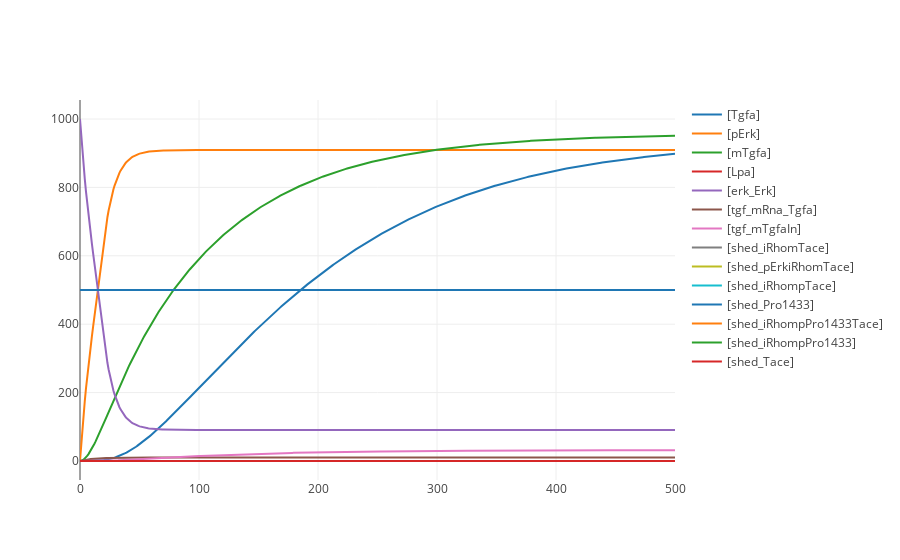

The cell this chart's notebook holds for it:
### Code cell
sheddingTest.Tgfa = 1.0
sheddingTest.simulate(0,500,500)
sheddingTest.plot()

### Figure 1 — Plotly figure (JSON) as saved in the notebook; plotly's stock layout.template omitted (floating-point values rounded to 4 significant figures; data arrays with more than 128 entries replaced by an {"elided": "..."} marker saying what was removed)
{"data": [{"type": "scatter", "x": {"elided": "500 float values"}, "y": {"elided": "500 float values"}, "name": "[Tgfa]", "opacity": 1, "mode": "lines"}, {"type": "scatter", "x": {"elided": "500 float values"}, "y": {"elided": "500 float values"}, "name": "[pErk]", "opacity": 1, "mode": "lines"}, {"type": "scatter", "x": {"elided": "500 float values"}, "y": {"elided": "500 float values"}, "name": "[mTgfa]", "opacity": 1, "mode": "lines"}, {"type": "scatter", "x": {"elided": "500 float values"}, "y": {"elided": "500 int values"}, "name": "[Lpa]", "opacity": 1, "mode": "lines"}, {"type": "scatter", "x": {"elided": "500 float values"}, "y": {"elided": "500 float values"}, "name": "[erk_Erk]", "opacity": 1, "mode": "lines"}, {"type": "scatter", "x": {"elided": "500 float values"}, "y": {"elided": "500 float values"}, "name": "[tgf_mRna_Tgfa]", "opacity": 1, "mode": "lines"}, {"type": "scatter", "x": {"elided": "500 float values"}, "y": {"elided": "500 float values"}, "name": "[tgf_mTgfaIn]", "opacity": 1, "mode": "lines"}, {"type": "scatter", "x": {"elided": "500 float values"}, "y": {"elided": "500 float values"}, "name": "[shed_iRhomTace]", "opacity": 1, "mode": "lines"}, {"type": "scatter", "x": {"elided": "500 float values"}, "y": {"elided": "500 float values"}, "name": "[shed_pErkiRhomTace]", "opacity": 1, "mode": "lines"}, {"type": "scatter", "x": {"elided": "500 float values"}, "y": {"elided": "500 float values"}, "name": "[shed_iRhompTace]", "opacity": 1, "mode": "lines"}, {"type": "scatter", "x": {"elided": "500 float values"}, "y": {"elided": "500 float values"}, "name": "[shed_Pro1433]", "opacity": 1, "mode": "lines"}, {"type": "scatter", "x": {"elided": "500 float values"}, "y": {"elided": "500 float values"}, "name": "[shed_iRhompPro1433Tace]", "opacity": 1, "mode": "lines"}, {"type": "scatter", "x": {"elided": "500 float values"}, "y": {"elided": "500 float values"}, "name": "[shed_iRhompPro1433]", "opacity": 1, "mode": "lines"}, {"type": "scatter", "x": {"elided": "500 float values"}, "y": {"elided": "500 float values"}, "name": "[shed_Tace]", "opacity": 1, "mode": "lines"}], "layout": {}}
